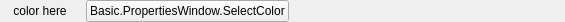
<?xml version="1.0" encoding="UTF-8"?>
<?xml-model href="../XML-Schema-Qt5.15.xsd" ?>
<ui version="4.0">
 <class>ColorSourceToolbar</class>
 <widget class="QWidget" name="ColorSourceToolbar">
  <property name="geometry">
   <rect>
    <x>0</x>
    <y>0</y>
    <width>565</width>
    <height>22</height>
   </rect>
  </property>
  <property name="sizePolicy">
   <sizepolicy hsizetype="Preferred" vsizetype="Fixed">
    <horstretch>0</horstretch>
    <verstretch>0</verstretch>
   </sizepolicy>
  </property>
  <property name="minimumSize">
   <size>
    <width>0</width>
    <height>22</height>
   </size>
  </property>
  <property name="maximumSize">
   <size>
    <width>16777215</width>
    <height>22</height>
   </size>
  </property>
  <property name="windowTitle">
   <string notr="true">Form</string>
  </property>
  <layout class="QHBoxLayout" name="horizontalLayout">
   <property name="leftMargin">
    <number>0</number>
   </property>
   <property name="topMargin">
    <number>0</number>
   </property>
   <property name="rightMargin">
    <number>0</number>
   </property>
   <property name="bottomMargin">
    <number>0</number>
   </property>
   <item>
    <widget class="QLabel" name="color">
     <property name="sizePolicy">
      <sizepolicy hsizetype="Preferred" vsizetype="Preferred">
       <horstretch>0</horstretch>
       <verstretch>0</verstretch>
      </sizepolicy>
     </property>
     <property name="minimumSize">
      <size>
       <width>80</width>
       <height>22</height>
      </size>
     </property>
     <property name="maximumSize">
      <size>
       <width>16777215</width>
       <height>22</height>
      </size>
     </property>
     <property name="text">
      <string notr="true">color here</string>
     </property>
     <property name="alignment">
      <set>Qt::AlignCenter</set>
     </property>
    </widget>
   </item>
   <item>
    <widget class="QPushButton" name="choose">
     <property name="minimumSize">
      <size>
       <width>0</width>
       <height>22</height>
      </size>
     </property>
     <property name="maximumSize">
      <size>
       <width>16777215</width>
       <height>22</height>
      </size>
     </property>
     <property name="text">
      <string>Basic.PropertiesWindow.SelectColor</string>
     </property>
    </widget>
   </item>
   <item>
    <spacer name="horizontalSpacer">
     <property name="orientation">
      <enum>Qt::Horizontal</enum>
     </property>
     <property name="sizeHint" stdset="0">
      <size>
       <width>40</width>
       <height>20</height>
      </size>
     </property>
    </spacer>
   </item>
  </layout>
 </widget>
 <resources/>
 <connections/>
</ui>
